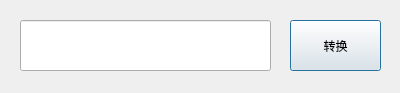
<?xml version="1.0" encoding="UTF-8"?>
<ui version="4.0">
 <class>Dialog</class>
 <widget class="QDialog" name="Dialog">
  <property name="geometry">
   <rect>
    <x>0</x>
    <y>0</y>
    <width>400</width>
    <height>93</height>
   </rect>
  </property>
  <property name="windowTitle">
   <string>Google TTS 工具</string>
  </property>
  <widget class="QLineEdit" name="voiceTextLine">
   <property name="geometry">
    <rect>
     <x>20</x>
     <y>20</y>
     <width>251</width>
     <height>51</height>
    </rect>
   </property>
  </widget>
  <widget class="QPushButton" name="commitChangeButton">
   <property name="geometry">
    <rect>
     <x>290</x>
     <y>20</y>
     <width>91</width>
     <height>51</height>
    </rect>
   </property>
   <property name="text">
    <string>转换</string>
   </property>
  </widget>
 </widget>
 <resources/>
 <connections/>
</ui>
